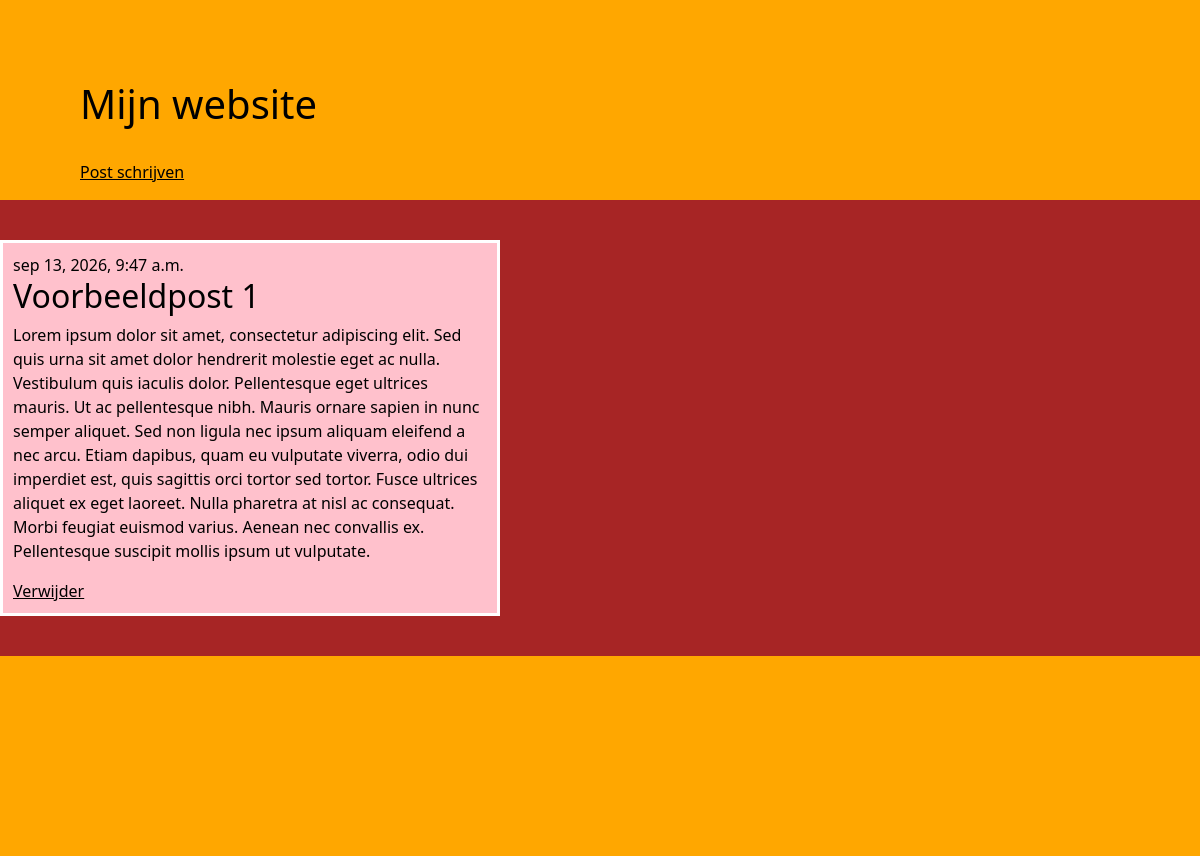
The app's page /post/1/ with its own data.
### blog/models.py (models this page shows, shortened)
class Post(models.Model):
    author = models.ForeignKey(settings.AUTH_USER_MODEL, on_delete=models.CASCADE)
    title = models.CharField(max_length=200)
    text = models.TextField()
    created_date = models.DateTimeField(default=timezone.now)
    published_date = models.DateTimeField(blank=True, null=True)

### blog/views.py (the view)
# urls.py: path('post/<int:pk>/', views.post_detail, name='post_inhoud'),
def post_detail(request, pk):
    post = get_object_or_404(Post, pk=pk)
    return render(request, 'blog/post_inhoud.html', {'post': post})

### blog/templates/blog/post_inhoud.html
{% extends 'blog/base.html' %}
{% block inhoud %}
<article class="post">
{% if post.published_date %}
<time class="date">
{{ post.published_date }}
</time>
{% endif %}
<h2>{{ post.title }}</h2>
<p>{{ post.text|linebreaksbr }}</p>
<a href="{% url 'delete' post.id %}">Verwijder</a>
</article>
{% endblock %}

### blog/static/css/stijl.css (style rules this page uses)
body { background-color: #A72525 !important; color: black; }
a { color: black; }
article { background-color: #FFC1CC; width: 500px; padding: 10px; margin-top: 40px; margin-bottom: 40px; border: 3px solid white; }

### records on screen
Post: published_date "sep 13, 2026, 9:47 a.m.", title "Voorbeeldpost 1", text "Lorem ipsum dolor sit amet, consectetur adipiscing elit. Sed quis urna sit amet dolor hendrerit molestie eget ac nulla. Vestibulum quis iaculis dolor. Pellentesque eget ultrices mauris. Ut ac pellentesque nibh. Mauris ornare sapien in nunc semper aliquet. Sed non ligula nec ipsum aliquam eleifend a nec arcu. Etiam dapibus, quam eu vulputate viverra, odio dui imperdiet est, quis sagittis orci tortor sed tortor. Fusce ultrices aliquet ex eget laoreet. Nulla pharetra at nisl ac consequat. Morbi feugiat euismod varius. Aenean nec convallis ex. Pellentesque suscipit mollis ipsum ut vulputate."
